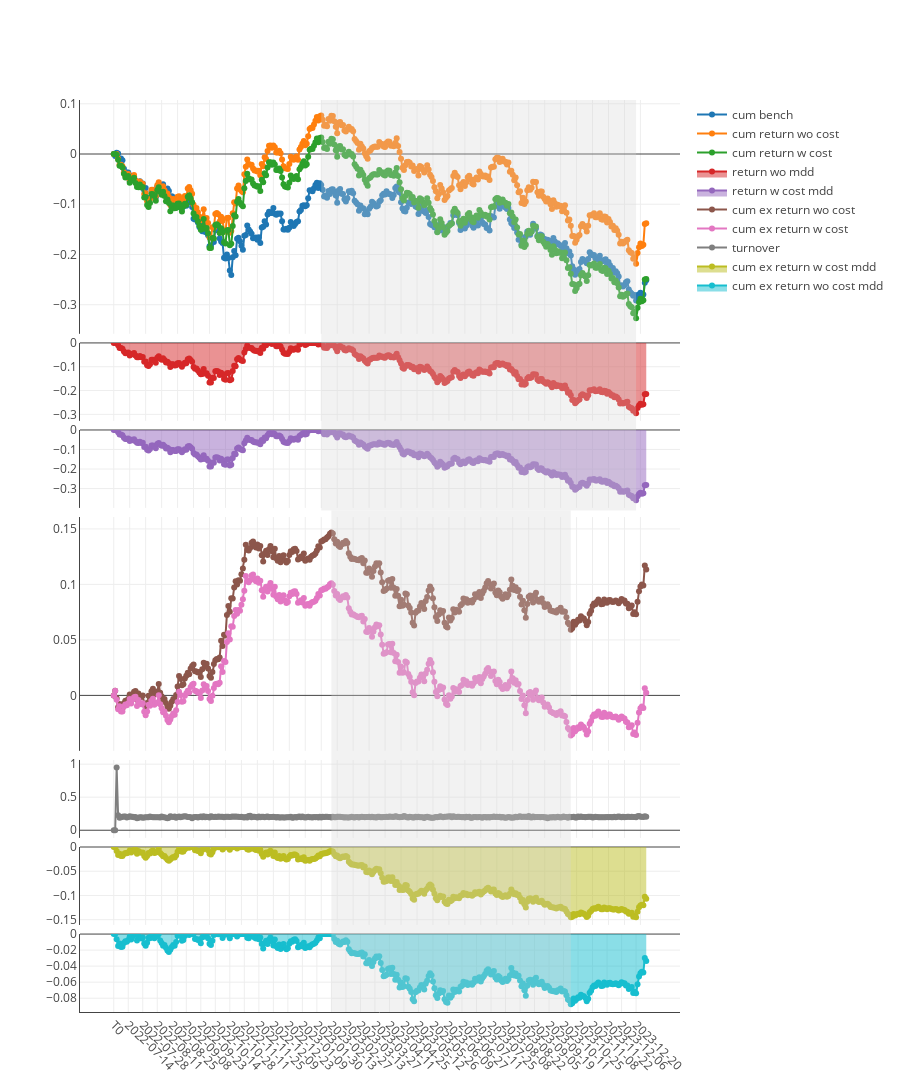

Here is the notebook cell this chart was saved with:
### Code cell
import pickle

file_path = f'out/backtests/{ex_num}/boot/0-graph.pkl'

with open(file_path, 'rb') as file:
    chart = pickle.load(file)
chart.show()

### Figure 1 — Plotly figure (JSON) as saved in the notebook; plotly's stock layout.template omitted (floating-point values rounded to 4 significant figures; data arrays with more than 128 entries replaced by an {"elided": "..."} marker saying what was removed)
{"data": [{"mode": "lines+markers", "name": "cum bench", "type": "scatter", "x": {"elided": "368 str values"}, "xaxis": "x", "y": {"elided": "368 float values"}, "yaxis": "y"}, {"mode": "lines+markers", "name": "cum return wo cost", "type": "scatter", "x": {"elided": "368 str values"}, "xaxis": "x", "y": {"elided": "368 float values"}, "yaxis": "y"}, {"mode": "lines+markers", "name": "cum return w cost", "type": "scatter", "x": {"elided": "368 str values"}, "xaxis": "x", "y": {"elided": "368 float values"}, "yaxis": "y"}, {"fill": "tozeroy", "mode": "lines+markers", "name": "return wo mdd", "type": "scatter", "x": {"elided": "368 str values"}, "xaxis": "x2", "y": {"elided": "368 float values"}, "yaxis": "y2"}, {"fill": "tozeroy", "mode": "lines+markers", "name": "return w cost mdd", "type": "scatter", "x": {"elided": "368 str values"}, "xaxis": "x3", "y": {"elided": "368 float values"}, "yaxis": "y3"}, {"mode": "lines+markers", "name": "cum ex return wo cost", "type": "scatter", "x": {"elided": "368 str values"}, "xaxis": "x4", "y": {"elided": "368 float values"}, "yaxis": "y4"}, {"mode": "lines+markers", "name": "cum ex return w cost", "type": "scatter", "x": {"elided": "368 str values"}, "xaxis": "x4", "y": {"elided": "368 float values"}, "yaxis": "y4"}, {"mode": "lines+markers", "name": "turnover", "type": "scatter", "x": {"elided": "368 str values"}, "xaxis": "x5", "y": {"elided": "368 float values"}, "yaxis": "y5"}, {"fill": "tozeroy", "mode": "lines+markers", "name": "cum ex return w cost mdd", "type": "scatter", "x": {"elided": "368 str values"}, "xaxis": "x6", "y": {"elided": "368 float values"}, "yaxis": "y6"}, {"fill": "tozeroy", "mode": "lines+markers", "name": "cum ex return wo cost mdd", "type": "scatter", "x": {"elided": "368 str values"}, "xaxis": "x7", "y": {"elided": "368 float values"}, "yaxis": "y7"}], "layout": {"height": 1200, "shapes": [{"fillcolor": "#d3d3d3", "line": {"width": 0}, "opacity": 0.3, "type": "rect", "x0": "2023-02-02", "x1": "2023-12-20", "xref": "x", "y0": 0.55, "y1": 1, "yref": "paper"}, {"fillcolor": "#d3d3d3", "line": {"width": 0}, "opacity": 0.3, "type": "rect", "x0": "2023-02-13", "x1": "2023-10-18", "xref": "x", "y0": 0, "y1": 0.55, "yref": "paper"}], "title": {"text": " "}, "xaxis": {"anchor": "y", "domain": [0, 1], "matches": "x7", "showline": false, "showticklabels": false, "tickangle": 45, "type": "category"}, "xaxis2": {"anchor": "y2", "domain": [0, 1], "matches": "x7", "showline": false, "showticklabels": false, "tickangle": 45, "type": "category"}, "xaxis3": {"anchor": "y3", "domain": [0, 1], "matches": "x7", "showline": false, "showticklabels": false, "tickangle": 45, "type": "category"}, "xaxis4": {"anchor": "y4", "domain": [0, 1], "matches": "x7", "showline": false, "showticklabels": false, "tickangle": 45, "type": "category"}, "xaxis5": {"anchor": "y5", "domain": [0, 1], "matches": "x7", "showline": false, "showticklabels": false, "tickangle": 45, "type": "category"}, "xaxis6": {"anchor": "y6", "domain": [0, 1], "matches": "x7", "showline": false, "showticklabels": false, "tickangle": 45, "type": "category"}, "xaxis7": {"anchor": "y7", "domain": [0, 1], "showline": true, "tickangle": 45, "type": "category"}, "yaxis": {"anchor": "x", "domain": [0.7436, 1], "showline": true, "showticklabels": true, "zeroline": true}, "yaxis2": {"anchor": "x2", "domain": [0.6482, 0.7336], "showline": true, "showticklabels": true, "zeroline": true}, "yaxis3": {"anchor": "x3", "domain": [0.5527, 0.6382], "showline": true, "showticklabels": true, "zeroline": true}, "yaxis4": {"anchor": "x4", "domain": [0.2864, 0.5427], "showline": true, "showticklabels": true, "zeroline": true}, "yaxis5": {"anchor": "x5", "domain": [0.1909, 0.2764], "showline": true, "showticklabels": true, "zeroline": true}, "yaxis6": {"anchor": "x6", "domain": [0.09545, 0.1809], "showline": true, "showticklabels": true, "zeroline": true}, "yaxis7": {"anchor": "x7", "domain": [0, 0.08545], "showline": true, "showticklabels": true, "zeroline": true}}}
